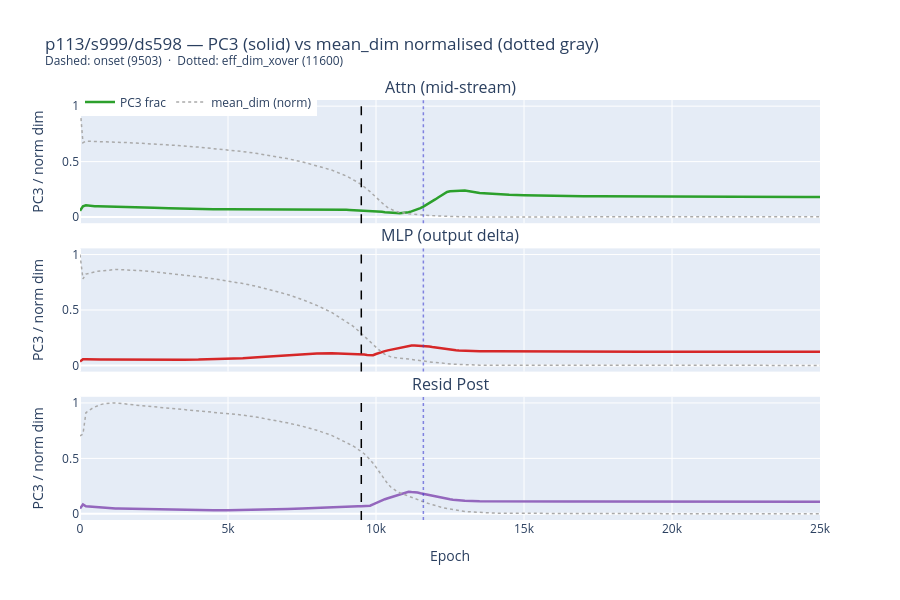

Source (notebook cell):
### Markdown cell above
## Cell 4: mean_dim vs PC3 — Two Dimensionality Signals

Two different views of dimensionality:
- **PC3 variance fraction** — how class *centroids* spread into a 3rd direction (inter-class geometry)
- **mean_dim** — average effective dimensionality of each *class cloud* (intra-class spread)

These are complementary: PC3 captures global structure (is the ring 3D?); mean_dim captures
local cloud compactness (are each class's activations tight?).

Expected: mean_dim should crash (classes collapse to points) while PC3 may expand (the ring
becomes 3D). They measure orthogonal aspects of geometric maturation.

### Code cell
FOCUS_VARIANT = 'p113/s999/ds598'
focus_v       = next(v for v in VARIANTS if v['label'] == FOCUS_VARIANT)
FOCUS_ONSET   = focus_v['onset']
FOCUS_EFF_XOVER = focus_v['eff_xover']

s = repr_data[FOCUS_VARIANT]
epochs = s['epochs']

fig = make_subplots(rows=len(SITES), cols=1, shared_xaxes=True, vertical_spacing=0.06,
                    subplot_titles=[SITE_LABELS[site] for site in SITES])

for row_idx, site in enumerate(SITES, 1):
    pc3     = s[f'{site}_pca_var_pc3']
    md      = s[f'{site}_mean_dim']
    color   = SITE_COLORS[site]

    fig.add_trace(go.Scatter(x=epochs, y=pc3, mode='lines', name='PC3 frac',
                             legendgroup='pc3', showlegend=(row_idx == 1),
                             line=dict(color=color, width=2.5)),
                  row=row_idx, col=1)

    md_norm = (md - md.min()) / (md.max() - md.min() + 1e-9)
    fig.add_trace(go.Scatter(x=epochs, y=md_norm, mode='lines',
                             name='mean_dim (norm)', legendgroup='mean_dim',
                             showlegend=(row_idx == 1),
                             line=dict(color='#aaaaaa', width=1.5, dash='dot')),
                  row=row_idx, col=1)

    if FOCUS_ONSET > 0:
        fig.add_vline(x=FOCUS_ONSET, line=dict(color='black', dash='dash', width=1.5),
                      row=row_idx, col=1)
    if FOCUS_EFF_XOVER > 0:
        fig.add_vline(x=FOCUS_EFF_XOVER, line=dict(color='rgba(60,60,210,0.6)', dash='dot', width=1.5),
                      row=row_idx, col=1)

    fig.update_yaxes(title_text='PC3 / norm dim', row=row_idx, col=1)

fig.update_xaxes(title_text='Epoch', row=len(SITES), col=1)
fig.update_layout(
    title=f'{FOCUS_VARIANT} — PC3 (solid) vs mean_dim normalised (dotted gray)<br>'
          f'<sup>Dashed: onset ({FOCUS_ONSET})  ·  Dotted: eff_dim_xover ({FOCUS_EFF_XOVER})</sup>',
    height=600, legend=dict(orientation='h', y=1.03),
)
fig.show()
